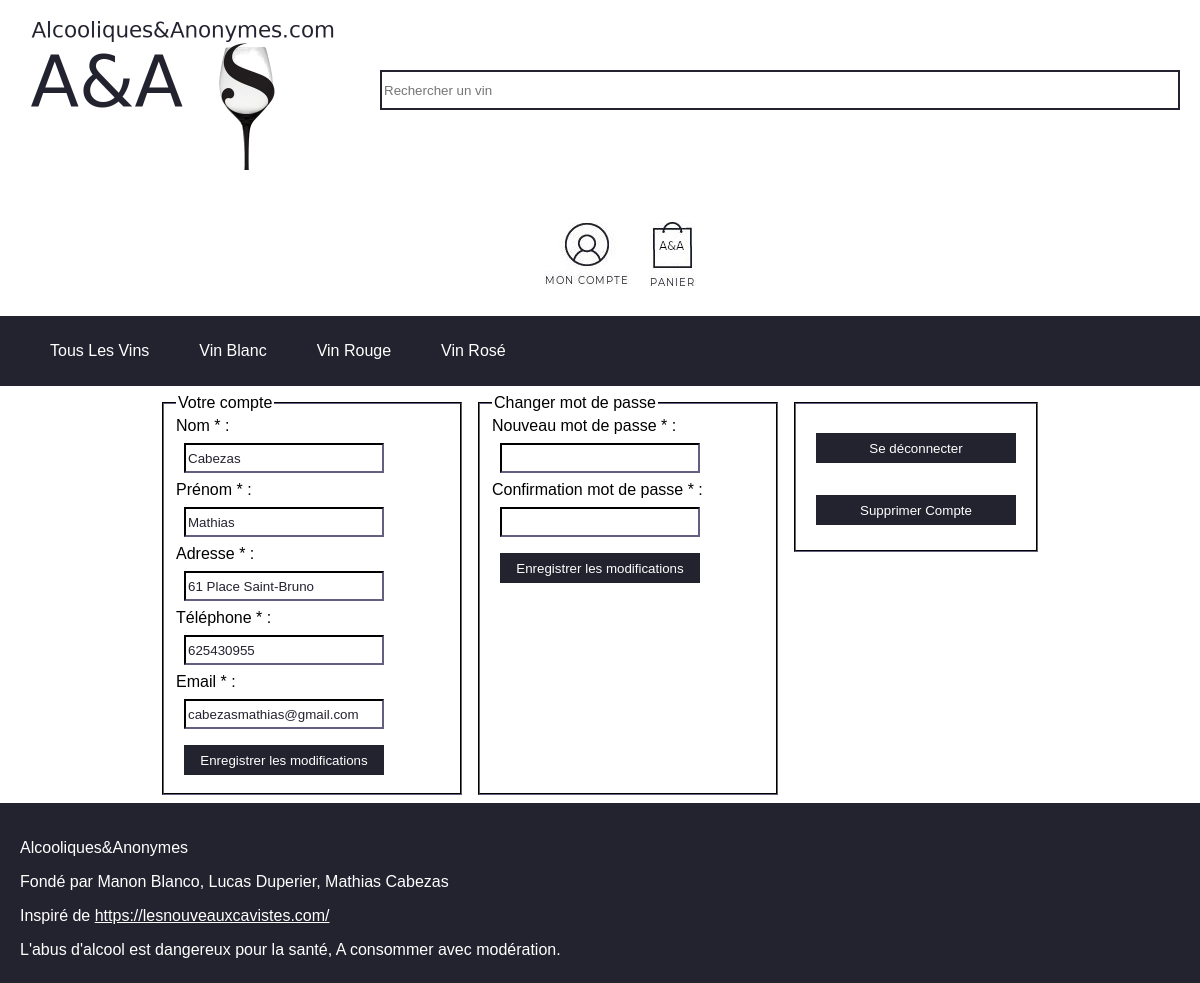
/controler/afficherCompte.ctrl.php (signed in), run on the app's committed database.
### tables this page shows
CREATE TABLE categorie (
	ref INT PRIMARY KEY,
	nom TEXT,
	image TEXT
);

CREATE TABLE client (
  id INT PRIMARY KEY,
  nom TEXT,
  prenom TEXT,
  adresse TEXT,
	telephone INT,
  mail TEXT,
  motDePasse TEXT
);

### model/DAO.class.php (called while the page is built, shortened)
<?php
require_once("../model/Categorie.class.php");
require_once("../model/Client.class.php");
$dao = new DAO();
class DAO {
  private $db;
  private $database = 'sqlite:../data/db/AEtA.db';
  function __construct() {
    try {
      $this->db = new PDO($this->database);
    }
    catch (PDOException $e){
      die("erreur de connexion: ".$e->getMessage()."\n");
    }
  }
  function getCategories() : array {
    $req = "SELECT * FROM categorie";
    $sth = $this->db->query($req);
    $result = $sth->fetchAll(PDO::FETCH_CLASS, 'Categorie');
    return $result;
  }
    function getClientID(string $id) : Client {
      $req = "SELECT * FROM client WHERE id=$id";
      $sth = $this->db->query($req);
      $result = $sth->fetchAll(PDO::FETCH_CLASS, 'Client');
      return $result[0];
    }
}
?>

### model/Categorie.class.php (called while the page is built, shortened)
<?php
  class Categorie {
      function __get(string $property) {
          return $this->$property;
      }
  }
?>

### model/Client.class.php (called while the page is built, shortened)
<?php
    class Client {
        function __get(string $property) {
          return $this->$property;
        }
    }
?>

### view/compte.view.php (the view, shortened to what this page needs)
<!DOCTYPE html>
<html lang="fr" dir="ltr">
  <head>
    <link rel="stylesheet" href="../view/stylesheet.css">
  </head>
  <body>
    <?php require_once('../view/header.view.php'); ?>
    <section>
      <form action="../controler/afficherCompte.ctrl.php" method="post">
        <fieldset>
          <legend>Votre compte</legend>
          <?php if(isset($client)): ?>
          <label for="nom"> Nom * :</label>
          <input type="text" name="nom" value="<?= $client->nom ?>" id="nom" required>
          <label for="prenom"> Prénom * : </label>
          <input type="text" name="prenom" value="<?= $client->prenom ?>" id="prenom" required>
          <label for="addr"> Adresse * : </label>
          <input type="text" name="adresse" value="<?= $client->adresse ?>" id="addr" required>
          <label for="tel"> Téléphone * :</label>
         <input type="text" name="telephone" value="<?= $client->telephone ?>" id="tel" required>
         <label for="mail"> Email * :</label>
          <input type="email" name="mail" value="<?= $client->mail ?>" id="mail" required>
        <?php endif; ?>
        <input class="bouton" type="submit" name="enregistrer" value="Enregistrer les modifications">
      </fieldset>
    </form>
    <fieldset>
      <legend>Changer mot de passe</legend>
      <form action="../controler/afficherConfirmationMdP.ctrl.php" method="post">
        <label for="mdp">Nouveau mot de passe * :</label>
        <input type="password" name="ajzt" size="100" id="mdp" required/>
        <label for="mdp2">Confirmation mot de passe * :</label>
        <input type="password" name="pdsf" size="100" id="mdp2" required/>
        <input class="bouton" type="submit" name="enregistrer" value="Enregistrer les modifications">
      </form>
    </fieldset>
      <fieldset class="quitterCompte">
        <form action="../controler/deconnection.ctrl.php" method="post">
          <p>
            <input class = "bouton" type="submit" name="deconnection" value="Se déconnecter"/>
          </p>
        </form>
        <form action="../controler/afficherConfirmationMdP.ctrl.php" method="post">
          <input class="bouton" type="submit" name="supprCompte" value="Supprimer Compte">
        </form>
      </fieldset>
    </section>
    <?php require_once('../view/footer.view.php'); ?>
  </body>
  </html>

### view/header.view.php
<header>
  <article class="header">
    <h1> <a href="../controler/afficherCategories.ctrl.php"> <img src="../view/image/logoA&A.png" alt="Logo de Alcooliques & Anonymes .com"> </a></h1>
    <form action="afficherResultatRecherche.ctrl.php" method="get">
      <input type="text" name="recherche" placeholder="Rechercher un vin">
    </form>
    <ul>
      <li> <a href="../controler/afficherCompte.ctrl.php"> <img src="../view/image/moncompte.jpg" alt="mon compte" > </a> </li>
      <li><a href="../controler/afficherPanier.ctrl.php"> <img src="../view/image/panier.jpg" alt="panier"> </a> </li>
    </ul>
  </article>
  <nav class="navHeader">
    <ul>
      <li><a href="../controler/afficherArticles.ctrl.php?categorie=tout">Tous Les Vins</a></li>
      <?php foreach ($categories as $value) : ?>
      <li><a href="../controler/afficherArticles.ctrl.php?categorie=<?=$value->ref?>"><?=$value->nom?></a></li>
      <?php endforeach ?>
    </ul>
  </nav>
</header>

### view/stylesheet.css (style rules this page uses)
* { -moz-box-sizing: border-box; box-sizing: border-box; }
html { height: 100%; }
body { font-family: sans-serif; min-height: 100%; margin: 0; padding: 0; position: relative; padding-bottom: 180px; }
header { background-color: white; }
.header { display: flex; justify-content: space-around; flex-wrap: wrap; }
header h1 img { margin-top: -50px; height: 200px; width: 320px; }
header input { width : 800px; background-color: white; border : 2px solid #23222f; color: #ca7447; height: 40px; }
header form { margin-top : 50px; padding-top: 20px; }
header ul { display: flex; list-style: none; }
header ul li { padding: 10px; }
.navHeader li { padding: 10px; margin-right: 30px; }
.navHeader { display: flex; justify-content: space-between; background-color: #23222f; }
nav a { text-decoration: none; color: white; }
section { display: flex; flex-wrap: wrap; justify-content: center; }
fieldset { display: flex; flex-direction: column; border-color: #23222f; width: 300px; margin: 8px; }
fieldset input { width : 200px; background-color: white; border-color: #23222f; color: #23222f; height: 30px; margin: 8px; Libellé * : Description * : Pourcentage d'alcool * : Annee * : Catégorie * : Prix * : Nom de l'image * : }
.bouton { border: 1px solid #23222f; background-color: #23222f; padding: 5px; color: white; }
.quitterCompte { margin-top: 16px; height: 150px; width: 60px; }

### data on the page
categorie: nom "Vin Blanc"
categorie: nom "Vin Rouge"
categorie: nom "Vin Rosé"
client: nom "Cabezas", prenom "Mathias", adresse "61 Place Saint-Bruno", telephone "625430955", mail "cabezasmathias@gmail.com"
